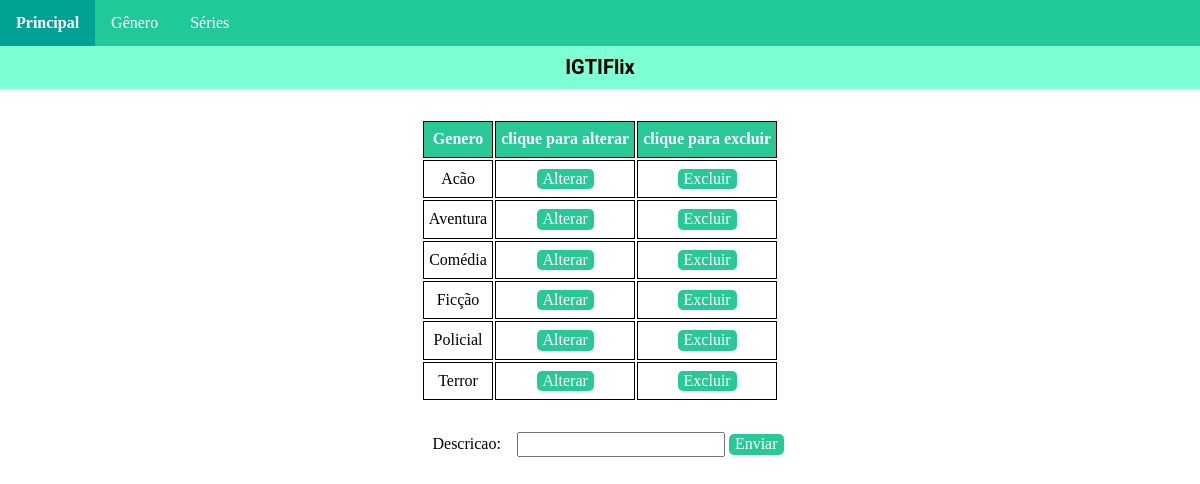
/genero/, run on an earlier commit of the app's database.
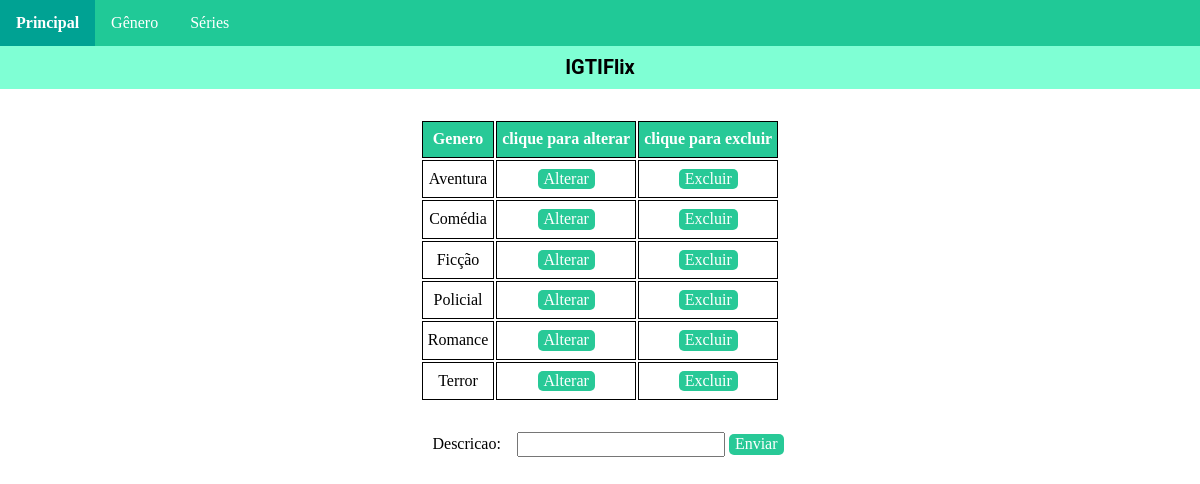
And on a later commit of the database.
### genero/models.py (models this page shows, shortened)
class Genero(models.Model):
    descricao = models.CharField(max_length=50)

### genero/views.py (the view)
# urls.py: path('', views.cadastro, name='cadastro'),
def cadastro(request):
    form = forms.GeneroForm()
    if request.method == 'POST':
        form = forms.GeneroForm(request.POST)
        if form.is_valid():
            form.save(commit=True)
        else:
            print("formulário não é válido")
    generos_list = models.Genero.objects.order_by('descricao')
    data_dict = {'form': form, 'generos_records':generos_list}
    return render(request, 'genero/genero.html', data_dict)

### genero/forms.py
class GeneroForm(forms.ModelForm):
    class Meta:
        model = Genero
        fields = '__all__'

### templates/genero/genero.html (shortened to what this page needs)
<!DOCTYPE html>
{% load static %}
<html>
    <head>
        {% include "../conexoes-estilos-linguagem.html" %}
    </head>
    <body>
        {% include "menu.html" %}
        {% include "logo.html" %}
        <main>
            <div class="conteiner">
                <div id = "items">
                    {% if generos_records %}
                    <table>
                        <thead>
                        <tr>
                            <th>Genero</th> <th>clique para alterar</th> <th>clique para excluir</th>
                        </tr>
                        </thead>
                        <tbody>
                                {% for genero in generos_records %}
                                    <tr class = "linhaselecionada">
                                            <td>{{ genero.descricao }}</td>
                                            <td><button class="buttons editar" onclick="updateItem({{ genero.id }})">Alterar</button></td>
                                            <td><button class="buttons apagar" onclick="deleteItem({{ genero.id }})">Excluir</button></td>
                                    </tr>
                                {% endfor %}
                        </tbody>
                    </table>
                    {% else %}
                        <p>Nenhum dado cadastrado</p>
                    {% endif %}
                </div>
                <div class="inserir-dados">
                    <form onsubmit="/genero" id="form-genero" method="post">
                        {% include "../formularios.html" %}
                    </form>
                </div>
            </div>
        </main>
    </body>
</html>

### templates/conexoes-estilos-linguagem.html (shortened to what this page needs)
<!DOCTYPE html>
{% load static %}
    <link rel="stylesheet" href="{% static 'css/normalize.css' %}" type="text/css">
    <link rel="stylesheet" href="{% static 'css/main.css' %}" type="text/css">

### templates/menu.html
<!DOCTYPE html>
<nav>
    <ul>
        <li> <a href="/principal">Principal</a> </li>
        <li> <a href="/genero">Gênero</a></li>
        <li> <a href="/serie">Séries</a></li>
    </ul>
</nav>

### templates/logo.html
<!DOCTYPE html>
    <h1 class="titulo">IGTIFlix</h1>

### templates/formularios.html (shortened to what this page needs)
<!DOCTYPE html>
{{form}}
<input type="submit" value="Enviar" class="buttons">

### static/css/main.css (style rules this page uses)
.titulo { text-align: center; font-size: 20px; padding: 10px; margin: 0px; font-family: Roboto; background-color: aquamarine; }
.conteiner { display: flex; flex-direction: column; justify-content: center; align-items: center; }
form { margin: 0px; }
form label { display: inline; text-align: center; font-size: 1em; padding: 1em; }
.buttons { background: #28c997; font-size: 1em; color:white; border: none; border-radius: 5px; }
table { margin: 30px; text-align: center; }
thead { background: #28c997; color: white; font-weight: bold; }
td, th { border: 1px solid black; padding: 8px 5px; }
#items { flex-direction: column; }
ul { list-style-type: none; margin: 0; padding: 0; overflow: hidden; background-color: #20c997; }
li { float: left; }
li a { display: block; color: white; text-align: center; padding: 14px 16px; text-decoration: none; }

What changed in the data, as far as the page shows it:
changed Genero: descricao "Acão" → "Romance"; moves down the list
